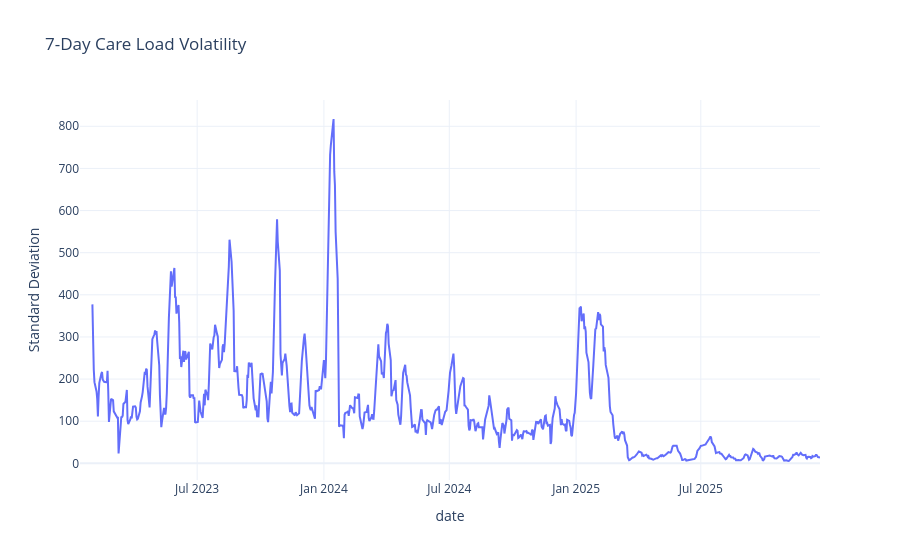

Notebook code cell kept with this figure:
### Code cell
fig = px.line(
    df,
    x="date",
    y="load_volatility_7d",
    title="7-Day Care Load Volatility",
    labels={"load_volatility_7d": "Standard Deviation"},
    template="plotly_white",
)

fig.show()

### Figure 1 — Plotly figure (JSON) as saved in the notebook; plotly's stock layout.template omitted (floating-point values rounded to 4 significant figures; data arrays with more than 128 entries replaced by an {"elided": "..."} marker saying what was removed)
{"data": [{"hovertemplate": "date=%{x}<br>Standard Deviation=%{y}<extra></extra>", "legendgroup": "", "line": {"color": "#636efa", "dash": "solid"}, "marker": {"symbol": "circle"}, "mode": "lines", "name": "", "orientation": "v", "showlegend": false, "type": "scatter", "x": {"elided": "720 str values"}, "xaxis": "x", "y": {"elided": "720 float values"}, "yaxis": "y"}], "layout": {"legend": {"tracegroupgap": 0}, "title": {"text": "7-Day Care Load Volatility"}, "xaxis": {"anchor": "y", "domain": [0, 1], "title": {"text": "date"}}, "yaxis": {"anchor": "x", "domain": [0, 1], "title": {"text": "Standard Deviation"}}}}
